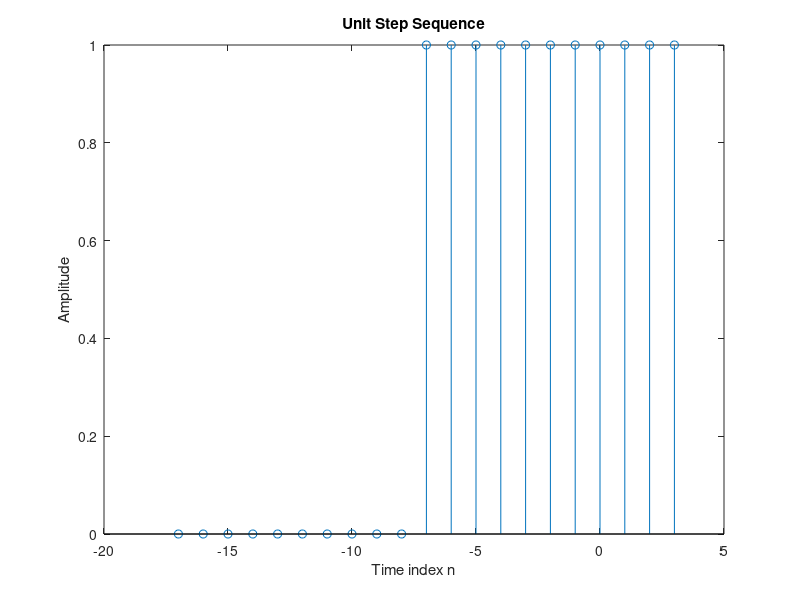

MATLAB code for this plot:
n=-17:3;
u = [zeros(1,10) ones(1,11)];
stem(n,u)
xlabel('Time index n');
ylabel('Amplitude');
title('Unit Step Sequence');
